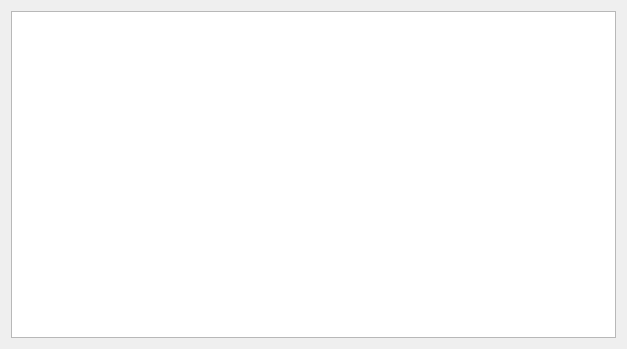
<?xml version="1.0" encoding="UTF-8"?>
<ui version="4.0">
 <class>createtrie</class>
 <widget class="QWidget" name="createtrie">
  <property name="geometry">
   <rect>
    <x>0</x>
    <y>0</y>
    <width>627</width>
    <height>349</height>
   </rect>
  </property>
  <property name="windowTitle">
   <string>create trie</string>
  </property>
  <layout class="QHBoxLayout" name="horizontalLayout">
   <item>
    <widget class="QTextBrowser" name="textBrowser"/>
   </item>
  </layout>
 </widget>
 <resources/>
 <connections/>
</ui>
